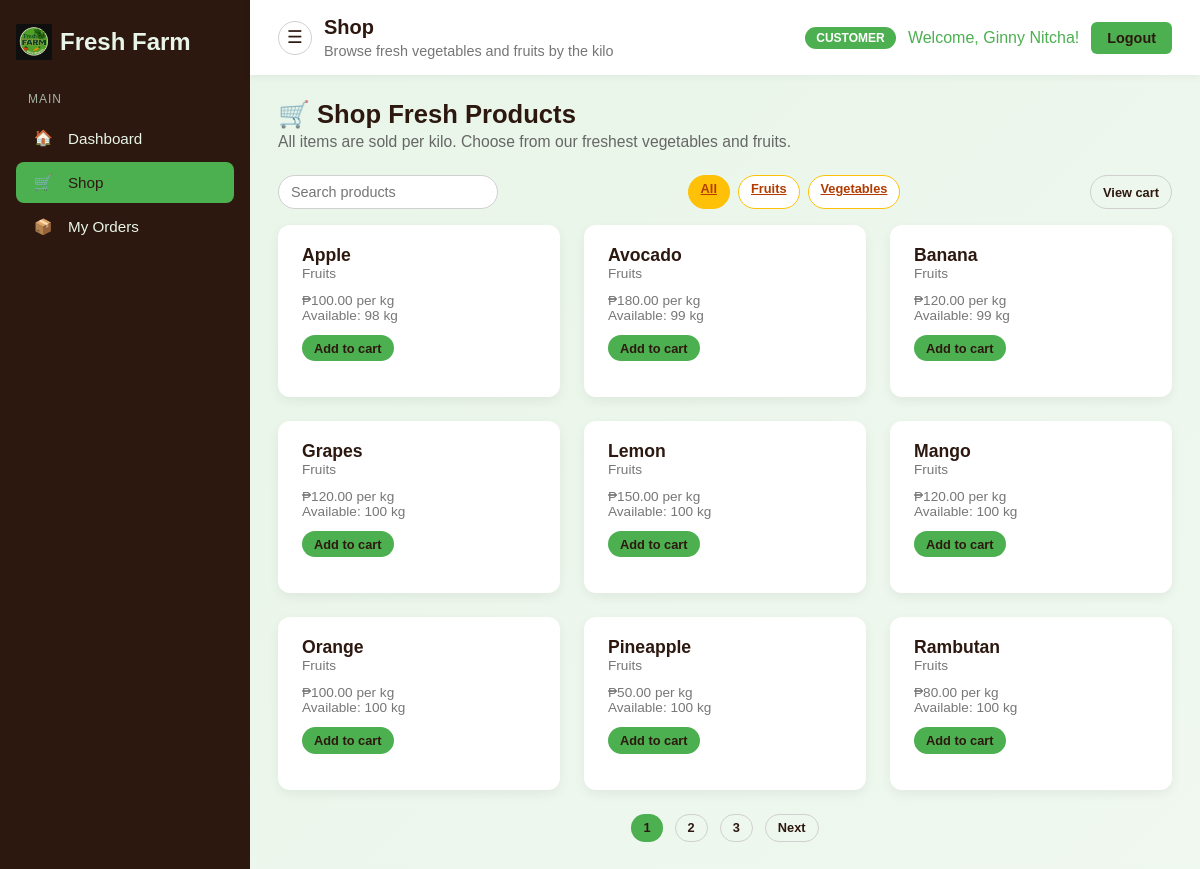
The app's page /shop/ (signed in) with its own data.
### fresh_app/models.py (models this page shows, shortened)
class Product(models.Model):
    name = models.CharField(max_length=200)
    category = models.CharField(max_length=100, blank=True)
    price = models.DecimalField(max_digits=10, decimal_places=2)
    stock_quantity = models.PositiveIntegerField(default=0)
    is_active = models.BooleanField(default=True)
    created_at = models.DateTimeField(auto_now_add=True)
    updated_at = models.DateTimeField(auto_now=True)

### fresh_app/views.py (the view)
# urls.py: path('shop/', views.shop_now, name='shop_now'),
def shop_now(request):
    if not request.user.is_authenticated:
        return redirect('login')
    if request.user.is_superuser or request.user.is_staff:
        return redirect('admin_dashboard')
    query = request.GET.get('q', '').strip()
    category_filter = request.GET.get('category', 'all')
    products = Product.objects.filter(is_active=True, stock_quantity__gt=0).order_by('category', 'name')
    if query:
        products = products.filter(name__icontains=query)
    if category_filter == 'fruits':
        products = products.filter(category__iexact='Fruits')
    elif category_filter == 'vegetables':
        products = products.filter(category__iexact='Vegetables')
    paginator = Paginator(products, 9)
    page_number = request.GET.get('page')
    page_obj = paginator.get_page(page_number)
    context = {
        'products': page_obj,
        'page_obj': page_obj,
        'paginator': paginator,
        'query': query,
        'category_filter': category_filter,
    }
    return render(request, 'shop_now.html', context)

### templates/shop_now.html (shortened to what this page needs)
{% extends 'customer_base.html' %}
{% block nav_home_active %}active{% endblock %}
{% block page_title %}Shop{% endblock %}
{% block page_subtitle %}Browse fresh vegetables and fruits by the kilo{% endblock %}
{% block content %}
    <div class="page-header">
        <h1>🛒 Shop Fresh Products</h1>
        <p>All items are sold per kilo. Choose from our freshest vegetables and fruits.</p>
    </div>
    <div class="toolbar">
        <form method="get" style="display: flex; gap: 0.75rem; align-items: center; flex-wrap: wrap;">
            <input type="text" class="search-input" name="q" value="{{ query }}" placeholder="Search products">
        </form>
        <div class="pill-filters">
            <a href="?category=all{% if query %}&q={{ query }}{% endif %}"
               class="pill pill-category{% if category_filter == 'all' %} active{% endif %}">All</a>
            <a href="?category=fruits{% if query %}&q={{ query }}{% endif %}"
               class="pill pill-category{% if category_filter == 'fruits' %} active{% endif %}">Fruits</a>
            <a href="?category=vegetables{% if query %}&q={{ query }}{% endif %}"
               class="pill pill-category{% if category_filter == 'vegetables' %} active{% endif %}">Vegetables</a>
        </div>
        <a href="{% url 'cart_view' %}" class="btn btn-outline btn-small">View cart</a>
    </div>
    {% if products %}
        <div class="card-grid">
            {% for product in products %}
                <article class="card">
                    <div class="card-header">
                        <div>
                            <h2 class="card-title">{{ product.name }}</h2>
                            <p class="muted-text">{{ product.category }}</p>
                        </div>
                    </div>
                    <p class="muted-text">₱{{ product.price|floatformat:2 }} per kg</p>
                    <p class="muted-text">Available: {{ product.stock_quantity }} kg</p>
                    <div class="toolbar" style="margin-top: 0.75rem;">
                        <form method="post" action="/cart/add/{{ product.id }}/" class="add-to-cart-form">
                            <button type="submit"
                                    class="btn btn-primary btn-small add-to-cart-btn"
                                    data-product-name="{{ product.name }}"
                                    data-product-price="{{ product.price|floatformat:2 }}">
                                Add to cart
                            </button>
                        </form>
                    </div>
                </article>
            {% endfor %}
        </div>
    {% else %}
        <p class="muted-text">No products available right now. Please check back later.</p>
    {% endif %}
    {% if page_obj and page_obj.paginator.num_pages > 1 %}
        <div class="toolbar" style="margin-top: 1.5rem; justify-content: center;">
            {% for num in page_obj.paginator.page_range %}
                {% if num == page_obj.number %}
                    <span class="btn btn-primary btn-small">{{ num }}</span>
                {% else %}
                    <a href="?page={{ num }}{% if query %}&q={{ query }}{% endif %}{% if category_filter %}&category={{ category_filter }}{% endif %}"
                       class="btn btn-outline btn-small">{{ num }}</a>
                {% endif %}
            {% endfor %}
            {% if page_obj.has_next %}
                <a href="?page={{ page_obj.next_page_number }}{% if query %}&q={{ query }}{% endif %}{% if category_filter %}&category={{ category_filter }}{% endif %}"
                   class="btn btn-outline btn-small">Next</a>
            {% endif %}
        </div>
    {% endif %}
{% endblock %}

### templates/customer_base.html (shortened to what this page needs)
<!DOCTYPE html>
<html lang="en">
<head>
    {% load static %}
</head>
<body>
    <div class="layout" id="customer-layout">
        <aside class="sidebar">
            <div class="sidebar-logo">
                <img src="{% static 'images/Fresh_Farm.png.jpg' %}" alt="Fresh Farm logo" class="sidebar-logo-image">
                <span>Fresh Farm</span>
            </div>
            <nav class="sidebar-nav">
                <div class="nav-label">Main</div>
                <a href="{% url 'customer_dashboard' %}" class="nav-link {% block nav_dashboard_active %}{% endblock %}">
                    <span class="nav-icon">🏠</span>
                    <span>Dashboard</span>
                </a>
                <a href="{% url 'shop_now' %}" class="nav-link {% block nav_home_active %}{% endblock %}">
                    <span class="nav-icon">🛒</span>
                    <span>Shop</span>
                </a>
                <a href="{% url 'customer_orders' %}" class="nav-link {% block nav_orders_active %}{% endblock %}">
                    <span class="nav-icon">📦</span>
                    <span>My Orders</span>
                </a>
            </nav>
        </aside>
        <div class="main-area">
            <header class="topbar">
                <div class="topbar-left">
                    <button type="button" class="sidebar-toggle" id="sidebarToggle" aria-label="Toggle sidebar">☰</button>
                    <div class="topbar-title">
                        <div class="topbar-label">{% block page_title %}Dashboard{% endblock %}</div>
                        <div class="topbar-subtitle">{% block page_subtitle %}Overview of your orders and activity{% endblock %}</div>
                    </div>
                </div>
                <div class="user-info">
                    <span class="customer-badge">CUSTOMER</span>
                    <span>Welcome, {{ user.first_name }} {{ user.last_name }}!</span>
                    <a href="{% url 'logout' %}" class="logout-btn">Logout</a>
                </div>
            </header>
            <main class="content-wrapper">
                {% block content %}{% endblock %}
            </main>
        </div>
    </div>
</body>
</html>

### templates/customer_base.html (style rules this page uses)
* { margin: 0; padding: 0; box-sizing: border-box; }
body { font-family: 'Arial', sans-serif; background: linear-gradient(135deg, #e8f5e8 0%, #f0f8f0 100%); min-height: 100vh; color: #2d1810; }
.layout { display: flex; min-height: 100vh; }
.sidebar { width: 250px; background-color: #2d1810; color: #e8f5e8; padding: 1.5rem 1rem; display: flex; flex-direction: column; gap: 2rem; transition: width 0.2s ease; }
.sidebar-logo { display: flex; align-items: center; gap: 0.5rem; font-size: 1.5rem; font-weight: bold; color: #4CAF50; white-space: nowrap; }
.sidebar-logo span { color: #e8f5e8; }
.sidebar-logo-image { height: 36px; width: auto; display: block; }
.sidebar-nav { display: flex; flex-direction: column; gap: 0.25rem; }
.nav-label { text-transform: uppercase; font-size: 0.75rem; letter-spacing: 0.08em; color: #a5b3a5; margin-bottom: 0.5rem; padding: 0 0.75rem; }
.nav-link { display: flex; align-items: center; gap: 0.75rem; padding: 0.7rem 0.9rem; border-radius: 8px; text-decoration: none; color: #e8f5e8; font-size: 0.95rem; font-weight: 500; transition: background-color 0.2s, transform 0.1s; }
.nav-link.active { background-color: #4CAF50; color: #2d1810; }
.nav-icon { width: 1.6rem; text-align: center; }
.main-area { flex: 1; display: flex; flex-direction: column; }
.topbar { background-color: #ffffff; padding: 1rem 1.75rem; box-shadow: 0 2px 8px rgba(0,0,0,0.05); display: flex; align-items: center; justify-content: space-between; }
.topbar-left { display: flex; align-items: center; gap: 0.75rem; }
.topbar-title { display: flex; flex-direction: column; gap: 0.25rem; }
.sidebar-toggle { display: inline-flex; align-items: center; justify-content: center; width: 34px; height: 34px; border-radius: 999px; border: 1px solid #d0d0d0; background-color: #ffffff; cursor: pointer; font-size: 1.1rem; color: #2d1810; transition: background-color 0.2s, box-shadow 0.2s, transform 0.1s; }
.topbar-label { font-size: 1.25rem; font-weight: 600; color: #2d1810; }
.topbar-subtitle { font-size: 0.9rem; color: #767676; }
.user-info { display: flex; align-items: center; gap: 0.75rem; color: #4CAF50; }
.customer-badge { background-color: #4CAF50; color: #ffffff; padding: 0.25rem 0.7rem; border-radius: 999px; font-size: 0.75rem; font-weight: bold; }
.logout-btn { background-color: #4CAF50; color: #2d1810; padding: 0.5rem 1rem; text-decoration: none; border-radius: 6px; font-weight: 600; border: none; cursor: pointer; font-size: 0.9rem; transition: background-color 0.2s, transform 0.1s, box-shadow 0.2s; }
.content-wrapper { padding: 1.5rem 1.75rem 2.5rem; }
.page-header { margin-bottom: 1.5rem; }
.page-header h1 { font-size: 1.6rem; margin-bottom: 0.25rem; }
.page-header p { color: #666; font-size: 0.98rem; }
.card-grid { display: grid; grid-template-columns: repeat(auto-fit, minmax(260px, 1fr)); gap: 1.5rem; }
.card { background-color: #ffffff; border-radius: 12px; padding: 1.25rem 1.5rem; box-shadow: 0 4px 12px rgba(0,0,0,0.06); }
.card-header { display: flex; align-items: center; justify-content: space-between; margin-bottom: 0.75rem; }
.card-title { font-size: 1.1rem; font-weight: 600; }
.btn { display: inline-flex; align-items: center; justify-content: center; padding: 0.55rem 1rem; border-radius: 999px; border: none; cursor: pointer; font-size: 0.9rem; font-weight: 600; text-decoration: none; transition: background-color 0.2s, box-shadow 0.2s, transform 0.1s; }
.btn-primary { background-color: #4CAF50; color: #2d1810; }
.btn-outline { background-color: transparent; color: #2d1810; border: 1px solid #d0d0d0; }
.btn-small { padding: 0.35rem 0.75rem; font-size: 0.8rem; }
.muted-text { font-size: 0.85rem; color: #777; }
.toolbar { display: flex; flex-wrap: wrap; justify-content: space-between; gap: 0.75rem; margin-bottom: 1rem; }
.search-input { padding: 0.5rem 0.75rem; border-radius: 999px; border: 1px solid #d0d0d0; min-width: 220px; font-size: 0.9rem; }
.pill-filters { display: flex; flex-wrap: wrap; gap: 0.5rem; }
.pill { padding: 0.3rem 0.75rem; border-radius: 999px; border: 1px solid #d0d0d0; font-size: 0.8rem; cursor: pointer; background-color: #ffffff; }
.pill.active { background-color: #4CAF50; color: #2d1810; border-color: #4CAF50; }
.pill-category { border-color: #FFC107; color: #b33b00; font-weight: 600; }
.pill-category.active { background-color: #FFC107; color: #b33b00; border-color: #FFC107; }

### records on screen
Product: name "Apple", category "Fruits", price "100.00", stock_quantity "98"
Product: name "Avocado", category "Fruits", price "180.00", stock_quantity "99"
Product: name "Banana", category "Fruits", price "120.00", stock_quantity "99"
Product: name "Grapes", category "Fruits", price "120.00", stock_quantity "100"
Product: name "Lemon", category "Fruits", price "150.00", stock_quantity "100"
Product: name "Mango", category "Fruits", price "120.00", stock_quantity "100"
Product: name "Orange", category "Fruits", price "100.00", stock_quantity "100"
Product: name "Pineapple", category "Fruits", price "50.00", stock_quantity "100"
Product: name "Rambutan", category "Fruits", price "80.00", stock_quantity "100"

### other values on screen
{{ user.first_name }} "Ginny"
{{ user.last_name }} "Nitcha"
{{ num }} "1"
{{ num }} "2" "3"
